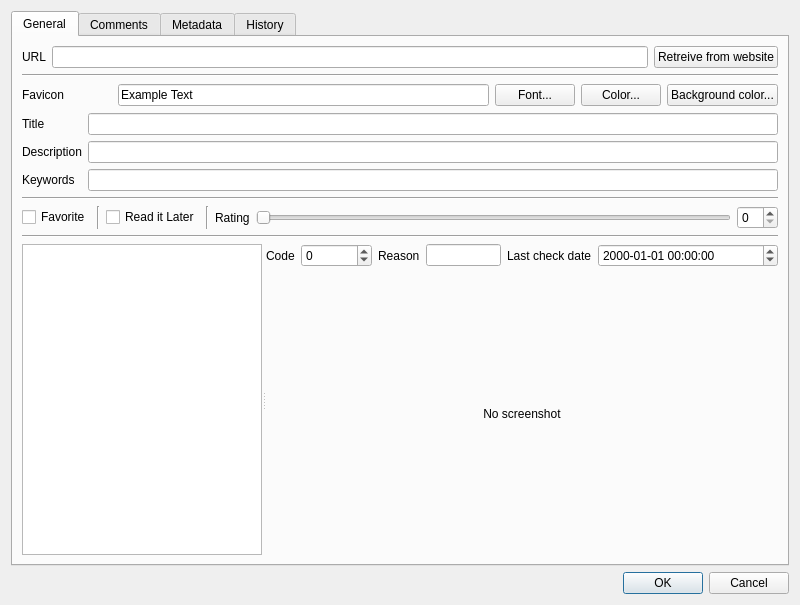
<?xml version="1.0" encoding="UTF-8"?>
<ui version="4.0">
 <class>CBookmarkEditDialog</class>
 <widget class="QDialog" name="CBookmarkEditDialog">
  <property name="geometry">
   <rect>
    <x>0</x>
    <y>0</y>
    <width>800</width>
    <height>605</height>
   </rect>
  </property>
  <property name="windowTitle">
   <string>Dialog</string>
  </property>
  <layout class="QVBoxLayout" name="verticalLayout">
   <item>
    <widget class="QTabWidget" name="tabWidget">
     <property name="currentIndex">
      <number>0</number>
     </property>
     <widget class="QWidget" name="tab_general">
      <attribute name="title">
       <string>General</string>
      </attribute>
      <layout class="QVBoxLayout" name="verticalLayout_2">
       <item>
        <layout class="QHBoxLayout" name="horizontalLayout">
         <item>
          <widget class="QLabel" name="label_url">
           <property name="text">
            <string>URL</string>
           </property>
          </widget>
         </item>
         <item>
          <widget class="QLineEdit" name="lineEdit_url"/>
         </item>
         <item>
          <widget class="QPushButton" name="pushButton_retreiveFromWebsite">
           <property name="text">
            <string>Retreive from website</string>
           </property>
          </widget>
         </item>
        </layout>
       </item>
       <item>
        <widget class="Line" name="line">
         <property name="orientation">
          <enum>Qt::Horizontal</enum>
         </property>
        </widget>
       </item>
       <item>
        <layout class="QGridLayout" name="gridLayout_2">
         <item row="1" column="1">
          <widget class="QLineEdit" name="lineEdit_title"/>
         </item>
         <item row="2" column="0">
          <widget class="QLabel" name="label_description">
           <property name="text">
            <string>Description</string>
           </property>
          </widget>
         </item>
         <item row="1" column="0">
          <widget class="QLabel" name="label_title">
           <property name="text">
            <string>Title</string>
           </property>
          </widget>
         </item>
         <item row="0" column="0">
          <widget class="QLabel" name="label_favicon">
           <property name="text">
            <string>Favicon</string>
           </property>
          </widget>
         </item>
         <item row="2" column="1">
          <widget class="QLineEdit" name="lineEdit_description"/>
         </item>
         <item row="3" column="0">
          <widget class="QLabel" name="label_keywords">
           <property name="text">
            <string>Keywords</string>
           </property>
          </widget>
         </item>
         <item row="3" column="1">
          <widget class="QLineEdit" name="lineEdit_keywords"/>
         </item>
         <item row="0" column="1">
          <layout class="QHBoxLayout" name="horizontalLayout_3">
           <item>
            <widget class="QLabel" name="faviconPlace">
             <property name="minimumSize">
              <size>
               <width>24</width>
               <height>24</height>
              </size>
             </property>
             <property name="maximumSize">
              <size>
               <width>24</width>
               <height>24</height>
              </size>
             </property>
             <property name="scaledContents">
              <bool>true</bool>
             </property>
            </widget>
           </item>
           <item>
            <widget class="QLineEdit" name="lineEdit_exampleText">
             <property name="text">
              <string>Example Text</string>
             </property>
            </widget>
           </item>
           <item>
            <widget class="QPushButton" name="pushButton_selectFont">
             <property name="text">
              <string>Font...</string>
             </property>
            </widget>
           </item>
           <item>
            <widget class="QPushButton" name="pushButton_selectColor">
             <property name="text">
              <string>Color...</string>
             </property>
            </widget>
           </item>
           <item>
            <widget class="QPushButton" name="pushButton_selectBackgroundColor">
             <property name="text">
              <string>Background color...</string>
             </property>
            </widget>
           </item>
          </layout>
         </item>
        </layout>
       </item>
       <item>
        <widget class="Line" name="line_2">
         <property name="orientation">
          <enum>Qt::Horizontal</enum>
         </property>
        </widget>
       </item>
       <item>
        <layout class="QHBoxLayout" name="horizontalLayout_2">
         <item>
          <widget class="QCheckBox" name="checkBox_favorite">
           <property name="text">
            <string>Favorite</string>
           </property>
          </widget>
         </item>
         <item>
          <widget class="Line" name="line_3">
           <property name="orientation">
            <enum>Qt::Vertical</enum>
           </property>
          </widget>
         </item>
         <item>
          <widget class="QCheckBox" name="checkBox_readItLater">
           <property name="text">
            <string>Read it Later</string>
           </property>
          </widget>
         </item>
         <item>
          <widget class="Line" name="line_4">
           <property name="orientation">
            <enum>Qt::Vertical</enum>
           </property>
          </widget>
         </item>
         <item>
          <widget class="QLabel" name="label_rating">
           <property name="text">
            <string>Rating</string>
           </property>
          </widget>
         </item>
         <item>
          <widget class="QSlider" name="horizontalSlider_rating">
           <property name="maximum">
            <number>10</number>
           </property>
           <property name="pageStep">
            <number>5</number>
           </property>
           <property name="orientation">
            <enum>Qt::Horizontal</enum>
           </property>
          </widget>
         </item>
         <item>
          <widget class="QSpinBox" name="spinBox_rating">
           <property name="maximum">
            <number>10</number>
           </property>
          </widget>
         </item>
        </layout>
       </item>
       <item>
        <widget class="Line" name="line_5">
         <property name="orientation">
          <enum>Qt::Horizontal</enum>
         </property>
        </widget>
       </item>
       <item>
        <widget class="QSplitter" name="splitter">
         <property name="sizePolicy">
          <sizepolicy hsizetype="Expanding" vsizetype="Expanding">
           <horstretch>0</horstretch>
           <verstretch>0</verstretch>
          </sizepolicy>
         </property>
         <property name="orientation">
          <enum>Qt::Horizontal</enum>
         </property>
         <widget class="CCheckedTagView" name="treeView_tags"/>
         <widget class="QWidget" name="layoutWidget">
          <layout class="QVBoxLayout" name="verticalLayout_5">
           <item>
            <layout class="QHBoxLayout" name="horizontalLayout_4">
             <item>
              <widget class="QLabel" name="label_httpResponseCode">
               <property name="text">
                <string>Code</string>
               </property>
              </widget>
             </item>
             <item>
              <widget class="QSpinBox" name="spinBox_httpResponseCode">
               <property name="minimum">
                <number>-999999</number>
               </property>
               <property name="maximum">
                <number>999999</number>
               </property>
              </widget>
             </item>
             <item>
              <widget class="QLabel" name="label_httpResponseText">
               <property name="text">
                <string>Reason</string>
               </property>
              </widget>
             </item>
             <item>
              <widget class="QLineEdit" name="lineEdit_httpResponseText"/>
             </item>
             <item>
              <widget class="QLabel" name="label_lastCheck">
               <property name="text">
                <string>Last check date</string>
               </property>
              </widget>
             </item>
             <item>
              <widget class="QDateTimeEdit" name="dateTimeEdit_lastCheck">
               <property name="minimumSize">
                <size>
                 <width>180</width>
                 <height>0</height>
                </size>
               </property>
               <property name="displayFormat">
                <string>yyyy-MM-dd HH:mm:ss</string>
               </property>
              </widget>
             </item>
            </layout>
           </item>
           <item>
            <widget class="QLabel" name="screenshot">
             <property name="sizePolicy">
              <sizepolicy hsizetype="Expanding" vsizetype="Expanding">
               <horstretch>0</horstretch>
               <verstretch>0</verstretch>
              </sizepolicy>
             </property>
             <property name="text">
              <string>No screenshot</string>
             </property>
             <property name="scaledContents">
              <bool>true</bool>
             </property>
             <property name="alignment">
              <set>Qt::AlignCenter</set>
             </property>
            </widget>
           </item>
          </layout>
         </widget>
        </widget>
       </item>
      </layout>
     </widget>
     <widget class="QWidget" name="tab_comments">
      <attribute name="title">
       <string>Comments</string>
      </attribute>
      <layout class="QVBoxLayout" name="verticalLayout_3">
       <item>
        <widget class="QPlainTextEdit" name="plainTextEdit_comments"/>
       </item>
      </layout>
     </widget>
     <widget class="QWidget" name="metadata_tab">
      <attribute name="title">
       <string>Metadata</string>
      </attribute>
      <layout class="QVBoxLayout" name="verticalLayout_4">
       <item>
        <layout class="QGridLayout" name="gridLayout">
         <item row="3" column="0">
          <widget class="QLabel" name="label_metadata_visitCount">
           <property name="text">
            <string>Visit Count</string>
           </property>
          </widget>
         </item>
         <item row="3" column="1">
          <widget class="QSpinBox" name="spinBox_metadata_visitCount">
           <property name="maximum">
            <number>999999999</number>
           </property>
          </widget>
         </item>
         <item row="1" column="1">
          <widget class="QDateTimeEdit" name="dateTimeEdit_metadata_edited">
           <property name="displayFormat">
            <string>yyyy-MM-dd HH:mm:ss</string>
           </property>
          </widget>
         </item>
         <item row="1" column="0">
          <widget class="QLabel" name="label_metadata_edited">
           <property name="text">
            <string>Edited</string>
           </property>
          </widget>
         </item>
         <item row="0" column="1">
          <widget class="QDateTimeEdit" name="dateTimeEdit_metadata_created">
           <property name="displayFormat">
            <string>yyyy-MM-dd HH:mm:ss</string>
           </property>
          </widget>
         </item>
         <item row="0" column="0">
          <widget class="QLabel" name="label_metadata_created">
           <property name="text">
            <string>Created</string>
           </property>
          </widget>
         </item>
         <item row="2" column="0">
          <widget class="QLabel" name="label_metadata_lastVisited">
           <property name="text">
            <string>Last Visited</string>
           </property>
          </widget>
         </item>
         <item row="2" column="1">
          <widget class="QDateTimeEdit" name="dateTimeEdit_metadata_lastVisited">
           <property name="displayFormat">
            <string>yyyy-MM-dd HH:mm:ss</string>
           </property>
          </widget>
         </item>
         <item row="0" column="2">
          <spacer name="horizontalSpacer">
           <property name="orientation">
            <enum>Qt::Horizontal</enum>
           </property>
           <property name="sizeHint" stdset="0">
            <size>
             <width>40</width>
             <height>20</height>
            </size>
           </property>
          </spacer>
         </item>
        </layout>
       </item>
       <item>
        <spacer name="verticalSpacer_2">
         <property name="orientation">
          <enum>Qt::Vertical</enum>
         </property>
         <property name="sizeHint" stdset="0">
          <size>
           <width>20</width>
           <height>40</height>
          </size>
         </property>
        </spacer>
       </item>
      </layout>
     </widget>
     <widget class="QWidget" name="tab_history">
      <attribute name="title">
       <string>History</string>
      </attribute>
      <layout class="QHBoxLayout" name="horizontalLayout_6">
       <item>
        <widget class="QListView" name="listView_history"/>
       </item>
       <item>
        <layout class="QVBoxLayout" name="verticalLayout_6">
         <item>
          <widget class="QPushButton" name="pushButton_history_remove">
           <property name="text">
            <string>Remove...</string>
           </property>
          </widget>
         </item>
         <item>
          <widget class="QPushButton" name="pushButton_history_removeAll">
           <property name="text">
            <string>Remove all...</string>
           </property>
          </widget>
         </item>
         <item>
          <spacer name="verticalSpacer">
           <property name="orientation">
            <enum>Qt::Vertical</enum>
           </property>
           <property name="sizeHint" stdset="0">
            <size>
             <width>20</width>
             <height>40</height>
            </size>
           </property>
          </spacer>
         </item>
        </layout>
       </item>
      </layout>
     </widget>
    </widget>
   </item>
   <item>
    <widget class="QDialogButtonBox" name="buttonBox">
     <property name="orientation">
      <enum>Qt::Horizontal</enum>
     </property>
     <property name="standardButtons">
      <set>QDialogButtonBox::Cancel|QDialogButtonBox::Ok</set>
     </property>
    </widget>
   </item>
  </layout>
 </widget>
 <customwidgets>
  <customwidget>
   <class>CCheckedTagView</class>
   <extends>QTreeView</extends>
   <header>ccheckedtagview.h</header>
  </customwidget>
 </customwidgets>
 <tabstops>
  <tabstop>tabWidget</tabstop>
  <tabstop>lineEdit_url</tabstop>
  <tabstop>pushButton_retreiveFromWebsite</tabstop>
  <tabstop>lineEdit_exampleText</tabstop>
  <tabstop>pushButton_selectFont</tabstop>
  <tabstop>pushButton_selectColor</tabstop>
  <tabstop>pushButton_selectBackgroundColor</tabstop>
  <tabstop>lineEdit_title</tabstop>
  <tabstop>lineEdit_description</tabstop>
  <tabstop>lineEdit_keywords</tabstop>
  <tabstop>checkBox_favorite</tabstop>
  <tabstop>checkBox_readItLater</tabstop>
  <tabstop>horizontalSlider_rating</tabstop>
  <tabstop>spinBox_rating</tabstop>
  <tabstop>spinBox_httpResponseCode</tabstop>
  <tabstop>lineEdit_httpResponseText</tabstop>
  <tabstop>dateTimeEdit_lastCheck</tabstop>
  <tabstop>plainTextEdit_comments</tabstop>
  <tabstop>dateTimeEdit_metadata_created</tabstop>
  <tabstop>dateTimeEdit_metadata_edited</tabstop>
  <tabstop>dateTimeEdit_metadata_lastVisited</tabstop>
  <tabstop>spinBox_metadata_visitCount</tabstop>
  <tabstop>listView_history</tabstop>
  <tabstop>pushButton_history_remove</tabstop>
  <tabstop>pushButton_history_removeAll</tabstop>
 </tabstops>
 <resources/>
 <connections>
  <connection>
   <sender>buttonBox</sender>
   <signal>accepted()</signal>
   <receiver>CBookmarkEditDialog</receiver>
   <slot>accept()</slot>
   <hints>
    <hint type="sourcelabel">
     <x>256</x>
     <y>567</y>
    </hint>
    <hint type="destinationlabel">
     <x>157</x>
     <y>274</y>
    </hint>
   </hints>
  </connection>
  <connection>
   <sender>buttonBox</sender>
   <signal>rejected()</signal>
   <receiver>CBookmarkEditDialog</receiver>
   <slot>reject()</slot>
   <hints>
    <hint type="sourcelabel">
     <x>324</x>
     <y>567</y>
    </hint>
    <hint type="destinationlabel">
     <x>286</x>
     <y>274</y>
    </hint>
   </hints>
  </connection>
  <connection>
   <sender>horizontalSlider_rating</sender>
   <signal>valueChanged(int)</signal>
   <receiver>spinBox_rating</receiver>
   <slot>setValue(int)</slot>
   <hints>
    <hint type="sourcelabel">
     <x>690</x>
     <y>215</y>
    </hint>
    <hint type="destinationlabel">
     <x>800</x>
     <y>216</y>
    </hint>
   </hints>
  </connection>
  <connection>
   <sender>spinBox_rating</sender>
   <signal>valueChanged(int)</signal>
   <receiver>horizontalSlider_rating</receiver>
   <slot>setValue(int)</slot>
   <hints>
    <hint type="sourcelabel">
     <x>800</x>
     <y>225</y>
    </hint>
    <hint type="destinationlabel">
     <x>630</x>
     <y>213</y>
    </hint>
   </hints>
  </connection>
 </connections>
</ui>
